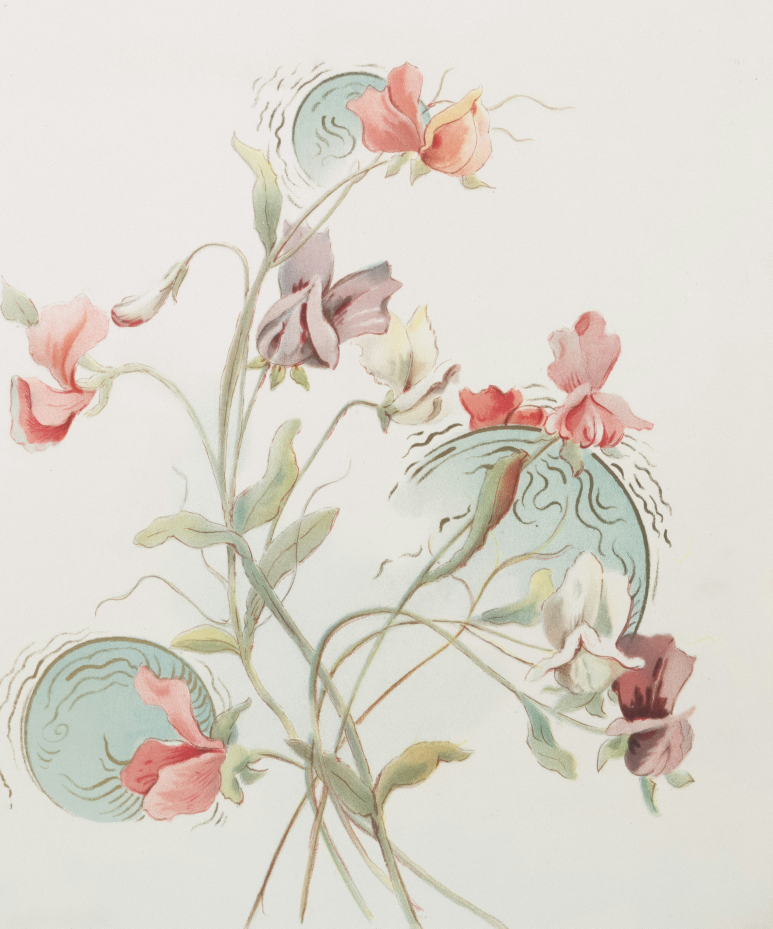
#> input picture image processing/images/img1.jpg, 3092 x 3714 px, found by its file name (shown at 1/4 size)
$ python image.py
#> lines starting #> are read from the running program, lines starting #| are printed output that depends on the picture
from PIL import Image, ImageFilter
import os

# other features like crop , filters , cutting , pasting and merging images
# Define the path to the image
image_path = r'.\images\img1.jpg'

# Check if the file exists
if not os.path.exists(image_path):
    raise FileNotFoundError(f"File not found: {os.path.abspath(image_path)}")

# Open the image
img = Image.open(image_path)
#> img is the input picture: PIL image 3092x3714 RGB; mean R, G, B 220.2, 214.9, 205.9

# Apply image filters and save the results

# 1. Apply a blur filter to the image
filtered_img = img.filter(ImageFilter.BLUR)
filtered_img.save("blur.png", 'png')
# rotate the image
filtered_img.rotate(80)
# display the image
# filtered_img.show()

# 2. Apply a smooth filter to the image
filtered_img = img.filter(ImageFilter.SMOOTH)
filtered_img.save("smooth.png", 'png')


# 3. Convert the image to grayscale
convert_img = img.convert('L')
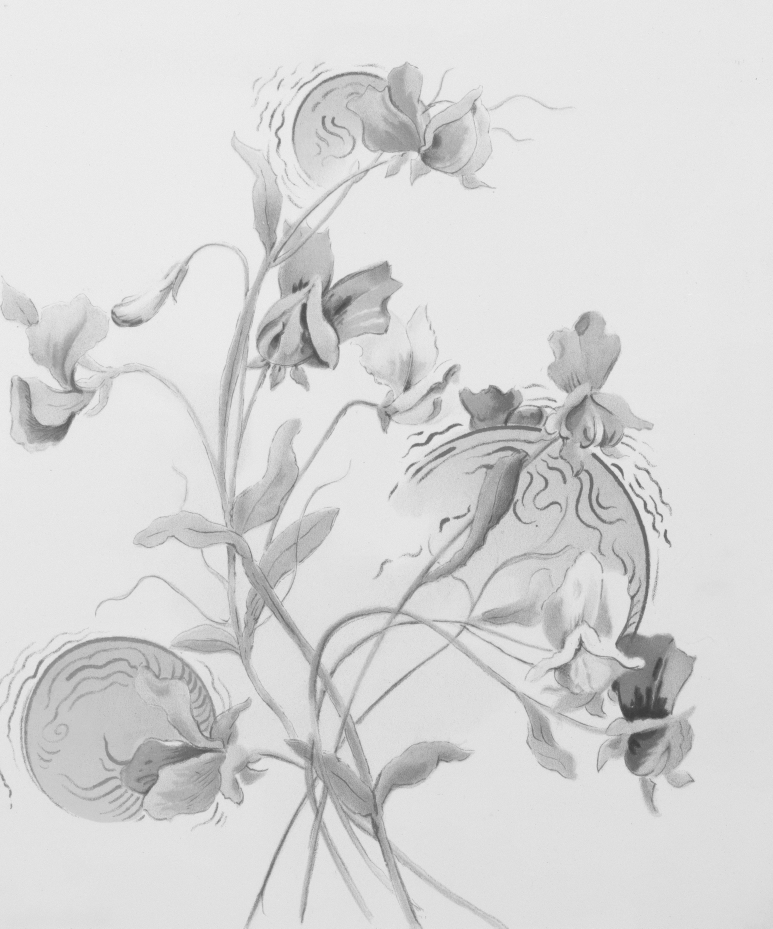
#> convert_img: PIL image 3092x3714 L (shown at 1/4 size); min 38, max 255, mean 215.4
convert_img.save("grey.png", 'png')
# resize the image
convert_img.resize((100,100))
print("Resize" , convert_img.size)
#| Resize (3092, 3714)
# Print image attributes for reference
print("Image Object:", img)
#| Image Object: <PIL.JpegImagePlugin.JpegImageFile image mode=RGB size=3092x3714 at 0x7FBCED6A4750>
print("Format:", img.format)
#| Format: JPEG
print("Size:", img.size)
#| Size: (3092, 3714)
print("Mode:", img.mode)
#| Mode: RGB
